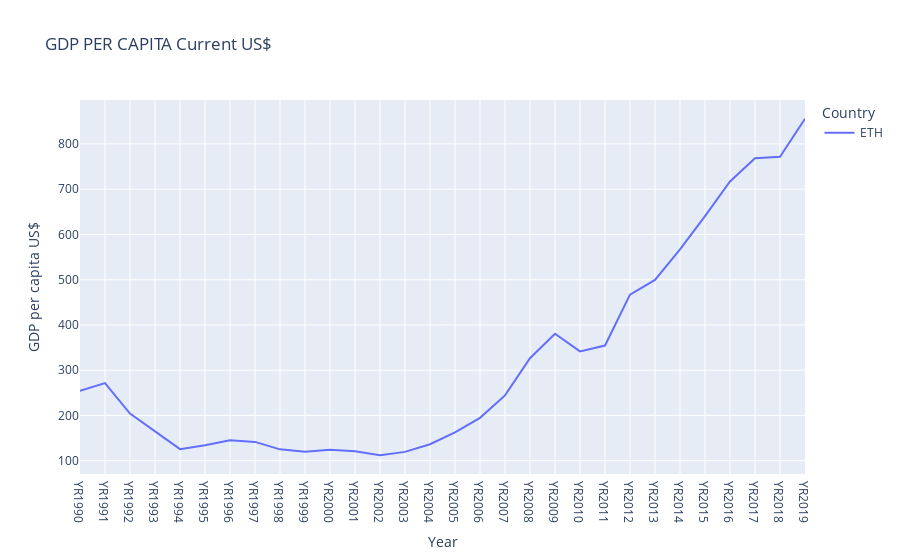

The notebook cell this image was saved under:
### Code cell
px.line(gdp.T, title="GDP PER CAPITA Current US$",
       labels={'variable':'Country', 'value':'GDP per capita US$', 'index':'Year'})

### Figure 1 — Plotly figure (JSON) as saved in the notebook; plotly's stock layout.template omitted (floating-point values rounded to 4 significant figures)
{"data": [{"hovertemplate": "Country=ETH<br>Year=%{x}<br>GDP per capita US$=%{y}<extra></extra>", "legendgroup": "ETH", "line": {"color": "#636efa", "dash": "solid"}, "marker": {"symbol": "circle"}, "mode": "lines", "name": "ETH", "orientation": "v", "showlegend": true, "type": "scatter", "x": ["YR1990", "YR1991", "YR1992", "YR1993", "YR1994", "YR1995", "YR1996", "YR1997", "YR1998", "YR1999", "YR2000", "YR2001", "YR2002", "YR2003", "YR2004", "YR2005", "YR2006", "YR2007", "YR2008", "YR2009", "YR2010", "YR2011", "YR2012", "YR2013", "YR2014", "YR2015", "YR2016", "YR2017", "YR2018", "YR2019"], "xaxis": "x", "y": [254.2, 271.4, 204.1, 165.7, 125.5, 134.3, 145.2, 141.5, 125.1, 119.7, 124.5, 120.8, 111.9, 119.5, 136.5, 162.4, 194.7, 244.3, 326.4, 380.6, 341.6, 354.5, 467.1, 499.5, 566.9, 640.5, 717.1, 768.5, 771.5, 855.8], "yaxis": "y"}], "layout": {"autosize": true, "legend": {"title": {"text": "Country"}, "tracegroupgap": 0}, "title": {"text": "GDP PER CAPITA Current US$"}, "xaxis": {"anchor": "y", "autorange": true, "domain": [0, 1], "range": [0, 29], "title": {"text": "Year"}, "type": "category"}, "yaxis": {"anchor": "x", "autorange": true, "domain": [0, 1], "range": [70.6, 897.1], "title": {"text": "GDP per capita US$"}, "type": "linear"}}}
